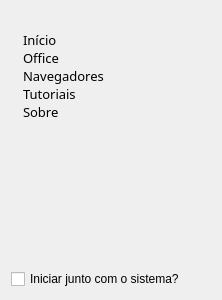
     <widget class="QWidget" name="verticalWidget" native="true">
      <property name="sizePolicy">
       <sizepolicy hsizetype="Fixed" vsizetype="Preferred">
        <horstretch>0</horstretch>
        <verstretch>0</verstretch>
       </sizepolicy>
      </property>
      <property name="styleSheet">
       <string notr="true">QListView {
    show-decoration-selected: 0; 
    outline: none;
	background-color: rgba(0, 0, 0, 0);
}

QListView::item{
	background-color: rgba(0, 0, 0, 0);
    padding-left: 9;
}
</string>
      </property>
      <layout class="QVBoxLayout" name="verticalLayout">
       <item>
        <widget class="QLabel" name="label">
         <property name="sizePolicy">
          <sizepolicy hsizetype="Minimum" vsizetype="Preferred">
           <horstretch>0</horstretch>
           <verstretch>0</verstretch>
          </sizepolicy>
         </property>
         <property name="text">
          <string/>
         </property>
         <property name="pixmap">
          <pixmap>Imgs/Logos/logo.png</pixmap>
         </property>
         <property name="alignment">
          <set>Qt::AlignmentFlag::AlignCenter</set>
         </property>
        </widget>
       </item>
       <item>
        <widget class="QListWidget" name="categories">
         <property name="maximumSize">
          <size>
           <width>200</width>
           <height>16777215</height>
          </size>
         </property>
         <property name="font">
          <font>
           <family>Noto Sans</family>
           <pointsize>10</pointsize>
          </font>
         </property>
         <property name="styleSheet">
          <string notr="true">QListView::item:hover{background-color: #f69310}QListView::item:selected{background-color: #f69310}</string>
         </property>
         <property name="frameShape">
          <enum>QFrame::Shape::NoFrame</enum>
         </property>
         <property name="verticalScrollBarPolicy">
          <enum>Qt::ScrollBarPolicy::ScrollBarAlwaysOff</enum>
         </property>
         <item>
          <property name="text">
           <string>Início</string>
          </property>
          <property name="icon">
           <iconset theme="home"/>
          </property>
         </item>
         <item>
          <property name="text">
           <string>Office</string>
          </property>
          <property name="icon">
           <iconset theme="applications-office"/>
          </property>
         </item>
         <item>
          <property name="text">
           <string>Navegadores</string>
          </property>
          <property name="icon">
           <iconset theme="applications-internet"/>
          </property>
         </item>
         <item>
          <property name="text">
           <string>Tutoriais</string>
          </property>
          <property name="icon">
           <iconset theme="applications-education"/>
          </property>
         </item>
         <item>
          <property name="text">
           <string>Sobre</string>
          </property>
          <property name="icon">
           <iconset theme="applications-other"/>
          </property>
         </item>
        </widget>
       </item>
       <item>
        <spacer name="verticalSpacer">
         <property name="orientation">
          <enum>Qt::Orientation::Vertical</enum>
         </property>
         <property name="sizeHint" stdset="0">
          <size>
           <width>20</width>
           <height>40</height>
          </size>
         </property>
        </spacer>
       </item>
       <item>
        <widget class="QCheckBox" name="startUp">
         <property name="text">
          <string>Iniciar junto com o sistema?</string>
         </property>
        </widget>
       </item>
      </layout>
     </widget>
